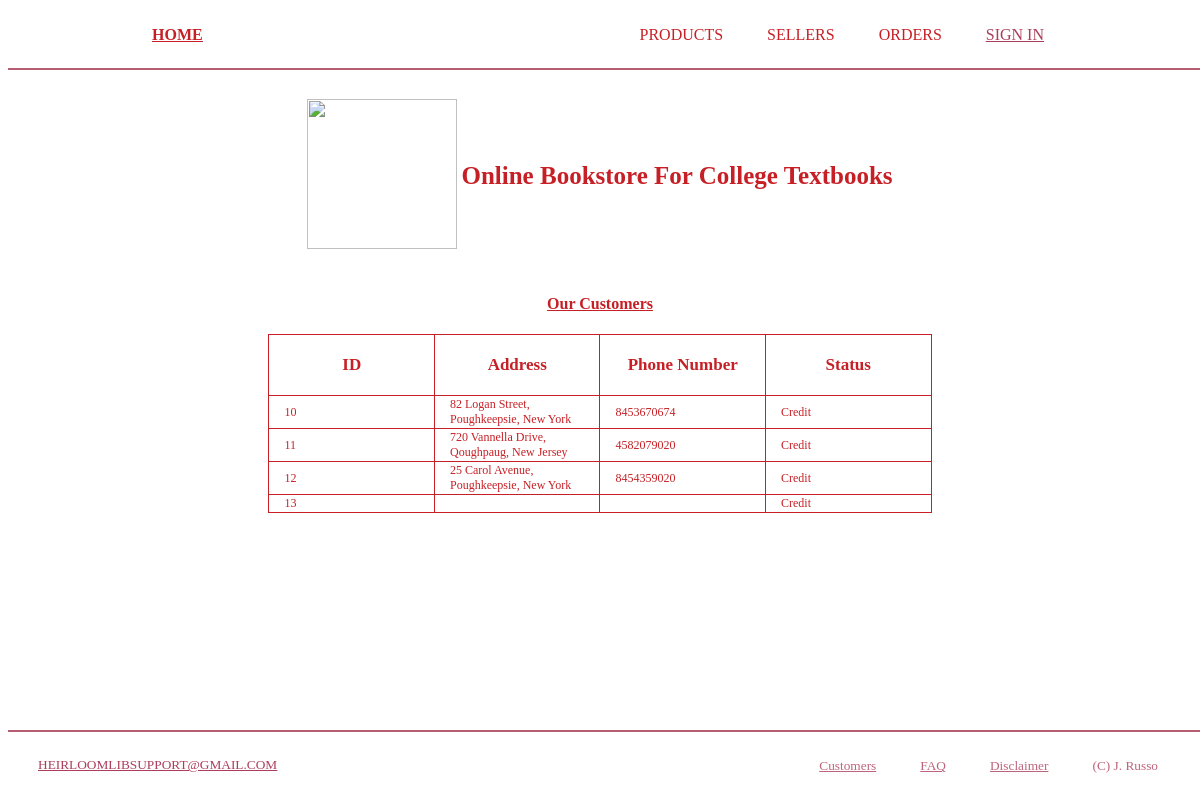
The page /webpages/customers.php on the database its author committed.
### tables this page shows
CREATE TABLE IF NOT EXISTS t6_customer (
    cus_id INT PRIMARY KEY AUTO_INCREMENT,
    address VARCHAR(50), 
    payment_phone VARCHAR(15),
    payment_type ENUM("Credit", "Debit", "Apple Pay", "Venmo") NOT NULL,
    phone_number CHAR(10), 
    reviews TEXT,
    status ENUM("Active", "Deleted") NOT NULL,
    FOREIGN KEY (cus_id) REFERENCES t6_user(user_id)
  	
);

### webpages/customers.php (the view, shortened to what this page needs)
<!DOCTYPE html>
<html lang="en">
    <head>
        <link rel="stylesheet" href="styles.css">
    </head>
    <body>
        <?php include "header.php";
        define("FILE_AUTHOR", "J. Russo"); ?>
        <div class="container">
    	    <main>
                <table>
                    <tr>
                        <th style="padding-top: 0.5cm; padding-bottom: 0.5cm;">
                            <img src="https://media.discordapp.net/attachments/475843835990114315/1023274755417182279/unknown.png"
                                alt="" width="150" height="150">
                        </th>
                        <th style="color: rgb(198, 32, 38); font-size: 25px; padding-top: 0.5cm; padding-bottom: 0.5cm;">
                            Online Bookstore For College Textbooks
                        </th>
                    </tr>
                </table>
        <header>
            <h4 style = "text-align: center; color: rgb(198, 32, 38);"><u>Our Customers</u></h4>
        <div class = "options">
<?php
require "../connect_db.php";
$q = "SELECT * FROM t6_customer";
$r = mysqli_query($dbc, $q);
if ($r) {
    echo "
                        <table border=1>
                            <tr>
                                <th>ID</th>
                                <th>Address</th>
                                <th>Phone Number</th>
                                <th>Status</th>
                            </tr>
        ";
    while ($row = mysqli_fetch_array($r, MYSQLI_NUM)) {
        echo "<tr>" . "<td>" . $row[0] . "</td>" . "<td style = 'word-wrap: break-word;'>" . $row[1] . "</td>";
        echo "<td>" . $row[2] . "</td>" . "<td>" . $row[3] . "</td>";
    }
    echo "</table>";
}
?>
            </div>
        </div>
        <?php include "footer.php"; ?>
    </body>
</html>

### webpages/styles.css (style rules this page uses)
.container { width: 80%; margin: 0 auto; }
body { padding-top: 70px; padding-bottom: 70px; }
table { margin-left: auto; margin-right: auto; }
.options table { border: 1px solid rgb(198, 32, 38); border-collapse: collapse; color: rgb(198, 32, 38); width: 70%; margin-right: auto; margin-left: auto; height: 1cm; table-layout: fixed; }
.options th { font-size: 17px; font-weight: bold; padding-top: 20px; padding-bottom: 20px; height: 0.5cm; width: 3cm; }
.options td { font-size: 12px; padding-left: 15px; padding-right: 15px; text-align: left; }
.options tr { border: 1px solid rgb(198, 32, 38); color: rgb(198, 32, 38); text-align: center; }

### webpages/header.php (style rules this page uses)
body { padding-top: 70px; padding-bottom: 70px; }

### webpages/footer.php (style rules this page uses)
body { padding-top: 70px; padding-bottom: 70px; }

### rows shown on the page
t6_customer: cus_id "10", address "82 Logan Street, Poughkeepsie, New York", payment_phone "8453670674", payment_type "Credit"
t6_customer: cus_id "11", address "720 Vannella Drive, Qoughpaug, New Jersey", payment_phone "4582079020", payment_type "Credit"
t6_customer: cus_id "12", address "25 Carol Avenue, Poughkeepsie, New York", payment_phone "8454359020", payment_type "Credit"
t6_customer: cus_id "13", payment_type "Credit"

### other values the page prints
$fileAuthor "J. Russo"
